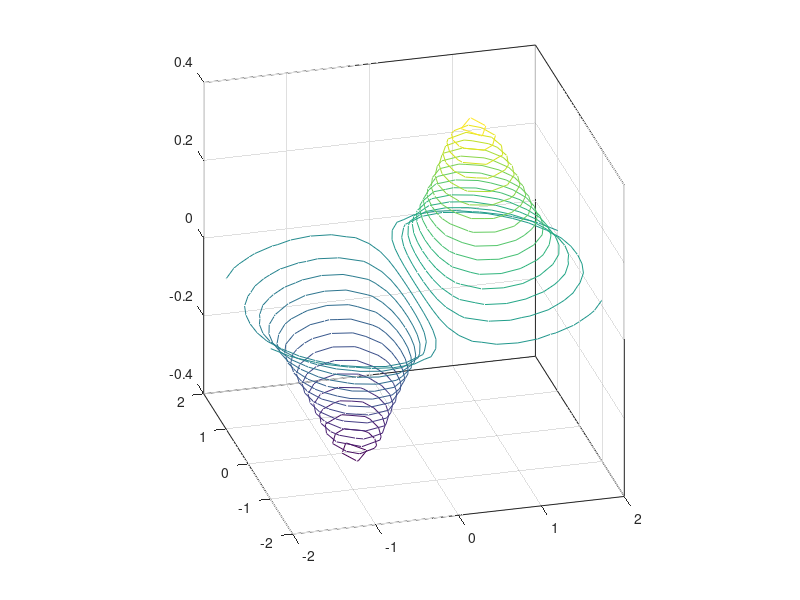

Write the MATLAB code that produced this figure.
% Regression test function (black blox) for FreeMat v4.0
% This function is autogenerated by helpgen.
function bbtest_success = bbtest_contour3
  bbtest_success = 1;
NumErrors = 0;
try
  [x,y] = meshgrid([-2:.25:2]);

catch
  NumErrors = NumErrors + 1;
end
try
  z=x.*exp(-x.^2-y.^2);

catch
  NumErrors = NumErrors + 1;
end
try
  contour3(x,y,z,30);

catch
  NumErrors = NumErrors + 1;
end
try
  axis square;

catch
  NumErrors = NumErrors + 1;
end
try
  view(-15,25)

catch
  NumErrors = NumErrors + 1;
end
try
  mprint contour3_1

catch
  NumErrors = NumErrors + 1;
end
if (NumErrors ~= 0) bbtest_success = 0; return; end
